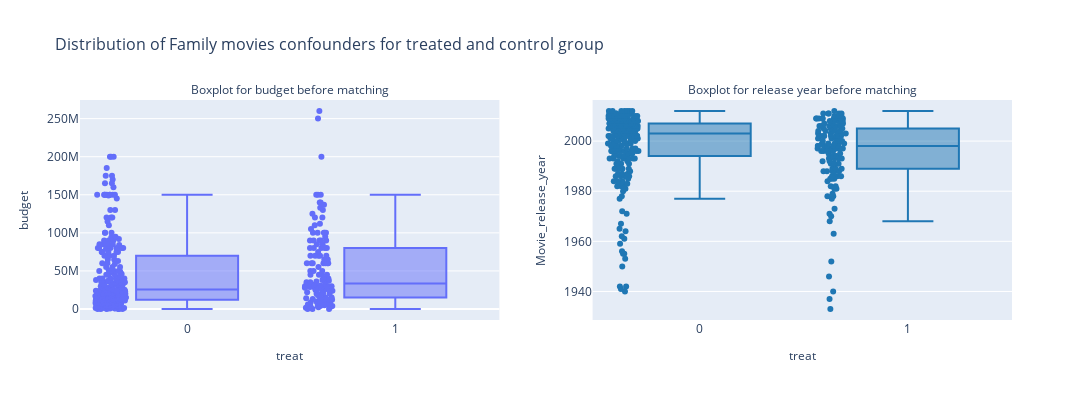

This figure's notebook cell:
### Markdown cell above
Below are the budget, and the movie release year repartition between the two groups before paired matching.

### Code cell
confounder_distribution(family_movies, 'treat' ,'budget', 'Movie_release_year', balanced=False)
print_mean_std(treatment, control, 'budget')
print_mean_std(treatment, control, 'Movie_release_year')

### Figure 1 — Plotly figure (JSON) as saved in the notebook; plotly's stock layout.template omitted (floating-point values rounded to 4 significant figures; data arrays with more than 128 entries replaced by an {"elided": "..."} marker saying what was removed)
{"data": [{"alignmentgroup": "True", "boxpoints": "all", "hovertemplate": "treat=%{x}<br>budget=%{y}<extra></extra>", "legendgroup": "", "marker": {"color": "#636efa"}, "name": "", "notched": false, "offsetgroup": "", "orientation": "v", "showlegend": false, "type": "box", "x": {"elided": "363 int values"}, "x0": " ", "xaxis": "x", "y": {"elided": "363 int values"}, "y0": " ", "yaxis": "y"}, {"alignmentgroup": "True", "boxpoints": "all", "hovertemplate": "treat=%{x}<br>Movie_release_year=%{y}<extra></extra>", "legendgroup": "", "marker": {"color": "#1f77b4"}, "name": "", "notched": false, "offsetgroup": "", "orientation": "v", "showlegend": false, "type": "box", "x": {"elided": "363 int values"}, "x0": " ", "xaxis": "x2", "y": {"elided": "363 int values"}, "y0": " ", "yaxis": "y2"}], "layout": {"annotations": [{"font": {"size": 12}, "showarrow": false, "text": "Boxplot for budget before matching", "x": 0.225, "xanchor": "center", "xref": "paper", "y": 1, "yanchor": "bottom", "yref": "paper"}, {"font": {"size": 12}, "showarrow": false, "text": "Boxplot for release year before matching", "x": 0.775, "xanchor": "center", "xref": "paper", "y": 1, "yanchor": "bottom", "yref": "paper"}], "height": 400, "showlegend": true, "title": {"font": {"size": 16}, "text": "Distribution of Family movies confounders for treated and control group"}, "width": 1100, "xaxis": {"anchor": "y", "domain": [0, 0.45], "title": {"font": {"size": 12}, "text": "treat"}}, "xaxis2": {"anchor": "y2", "domain": [0.55, 1], "title": {"font": {"size": 12}, "text": "treat"}}, "yaxis": {"anchor": "x", "domain": [0, 1], "title": {"font": {"size": 12}, "text": "budget"}}, "yaxis2": {"anchor": "x2", "domain": [0, 1], "title": {"font": {"size": 12}, "text": "Movie_release_year"}}}}
